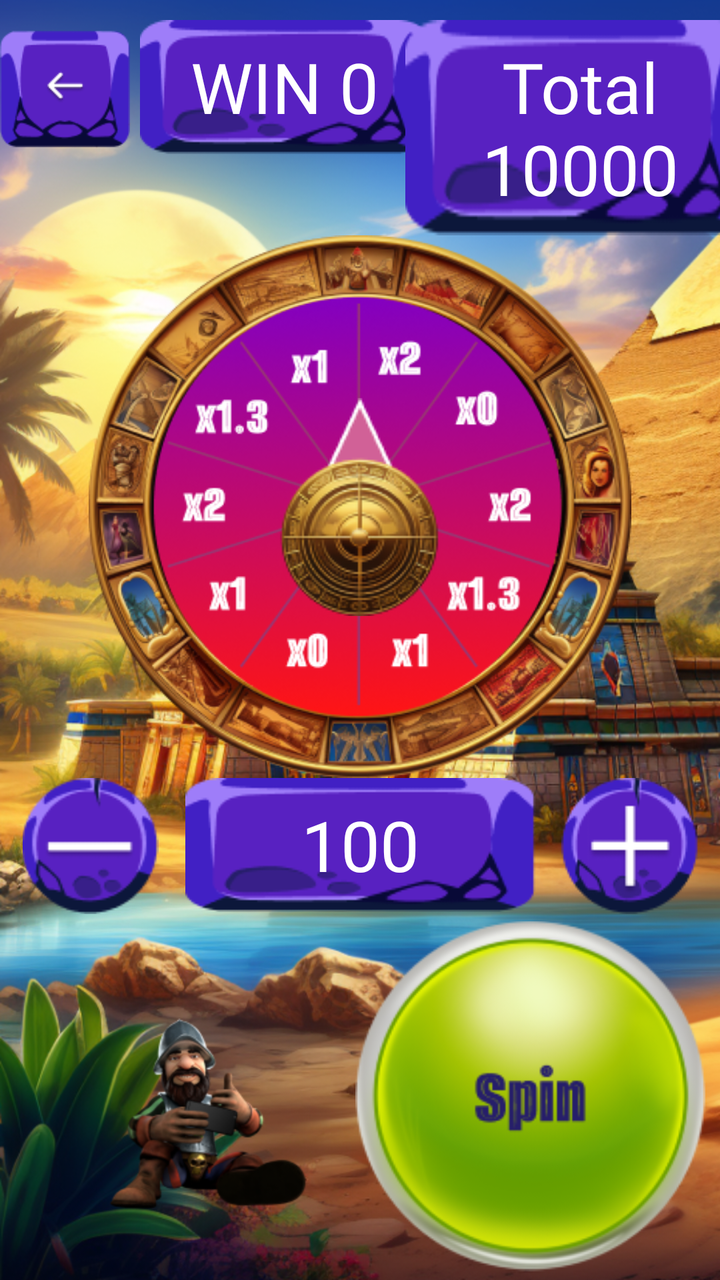
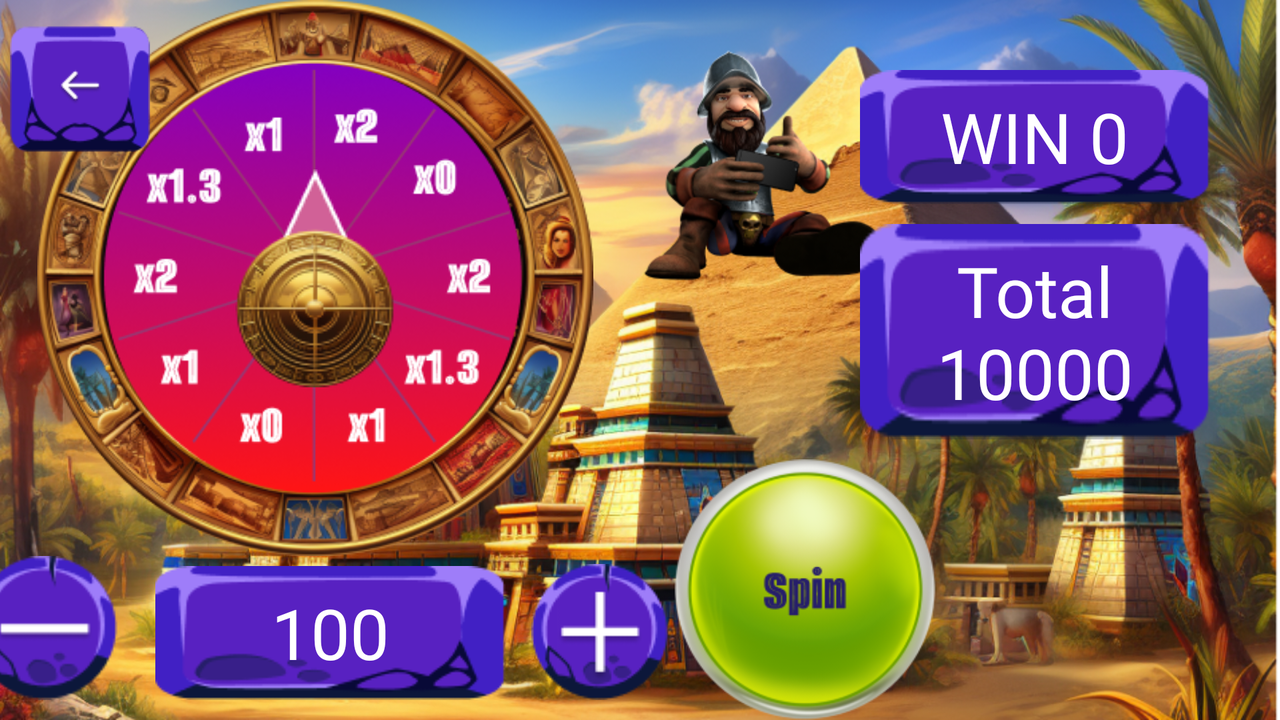

The same Android screen from two of the app's own layout files: first res/layout/ as a phone draws it, then the repository's variant for another configuration, drawn on a device whose configuration selects that folder. Both files follow.
<!-- AndroidManifest.xml: application theme Theme.PyramideLuck -->
<!-- res/layout/fragment_game_three.xml -->
<?xml version="1.0" encoding="utf-8"?>
<androidx.constraintlayout.widget.ConstraintLayout xmlns:android="http://schemas.android.com/apk/res/android"
    xmlns:app="http://schemas.android.com/apk/res-auto"
    xmlns:tools="http://schemas.android.com/tools"
    android:layout_width="match_parent"
    android:layout_height="match_parent"
    android:background="@drawable/background_three_game"
    tools:context=".ui.main.scene.games.GameThreeFragment">

    <androidx.constraintlayout.widget.ConstraintLayout
        android:id="@+id/status_game"
        android:layout_width="wrap_content"
        android:layout_height="0dp"
        app:layout_constraintEnd_toEndOf="parent"
        app:layout_constraintStart_toStartOf="parent"
        app:layout_constraintTop_toTopOf="parent">

        <ImageView
            android:id="@+id/btn_back"
            android:layout_width="@dimen/dp65"
            android:layout_height="0dp"
            android:clickable="true"
            android:contentDescription="@string/btn_back"
            android:focusable="true"
            android:src="@drawable/btn_back_second"
            app:layout_constraintStart_toStartOf="parent"
            app:layout_constraintTop_toTopOf="parent"
            tools:ignore="ImageContrastCheck" />

        <TextView
            android:id="@+id/text_win"
            android:layout_width="@dimen/dp145"
            android:layout_height="0dp"
            android:layout_marginStart="5dp"
            android:layout_marginTop="10dp"
            android:background="@drawable/text_background_three_game"
            android:fontFamily="@font/alumni_sans_inline_one"
            android:padding="@dimen/dp10"
            android:text="@string/title_win"
            android:textAlignment="center"
            android:textColor="@color/white"
            android:textSize="@dimen/size_textDescription"
            app:layout_constraintStart_toEndOf="@+id/btn_back"
            app:layout_constraintTop_toTopOf="parent" />

        <TextView
            android:id="@+id/text_total"
            android:layout_width="@dimen/dp175"
            android:layout_height="0dp"
            android:layout_marginStart="5dp"
            android:layout_marginTop="10dp"
            android:background="@drawable/text_background_three_game"
            android:fontFamily="@font/alumni_sans_inline_one"
            android:padding="@dimen/dp10"
            android:text="@string/title_total"
            android:textAlignment="center"
            android:textColor="@color/white"
            android:textSize="@dimen/size_textDescription"
            app:layout_constraintEnd_toEndOf="parent"
            app:layout_constraintStart_toEndOf="@+id/text_win"
            app:layout_constraintTop_toTopOf="parent" />

    </androidx.constraintlayout.widget.ConstraintLayout>

    <androidx.constraintlayout.widget.ConstraintLayout
        android:id="@+id/scene_wheel"
        android:layout_width="wrap_content"
        android:layout_height="0dp"
        app:layout_constraintBottom_toTopOf="@+id/control_game"
        app:layout_constraintEnd_toEndOf="parent"
        app:layout_constraintStart_toStartOf="parent"
        app:layout_constraintTop_toBottomOf="@+id/status_game">

        <ImageView
            android:id="@+id/wheel"
            android:layout_width="wrap_content"
            android:layout_height="wrap_content"
            android:layout_centerHorizontal="true"
            android:contentDescription="@string/wheel_scene"
            android:src="@drawable/drum"
            app:layout_constraintBottom_toBottomOf="parent"
            app:layout_constraintEnd_toEndOf="parent"
            app:layout_constraintStart_toStartOf="parent"
            app:layout_constraintTop_toTopOf="parent" />

        <ImageView
            android:id="@+id/arrow"
            android:layout_width="wrap_content"
            android:layout_height="wrap_content"
            android:layout_centerInParent="true"
            android:contentDescription="@string/arrow_scene"
            android:src="@drawable/drum_arrow"
            app:layout_constraintBottom_toBottomOf="@+id/wheel"
            app:layout_constraintEnd_toEndOf="parent"
            app:layout_constraintStart_toStartOf="@+id/wheel"
            app:layout_constraintTop_toTopOf="@+id/wheel" />
    </androidx.constraintlayout.widget.ConstraintLayout>

    <androidx.constraintlayout.widget.ConstraintLayout
        android:id="@+id/control_game"
        android:layout_width="wrap_content"
        android:layout_height="0dp"
        app:layout_constraintBottom_toBottomOf="parent"
        app:layout_constraintEnd_toEndOf="parent"
        app:layout_constraintStart_toStartOf="parent">

        <ImageView
            android:id="@+id/btn_minus"
            android:layout_width="@dimen/dp75"
            android:layout_height="0dp"
            android:clickable="true"
            android:contentDescription="@string/btn_minus"
            android:focusable="true"
            android:src="@drawable/btn_minus_three_game"
            app:layout_constraintStart_toStartOf="parent"
            app:layout_constraintTop_toTopOf="parent"
            tools:ignore="ImageContrastCheck" />

        <ImageView
            android:id="@+id/btn_plus"
            android:layout_width="@dimen/dp75"
            android:layout_height="0dp"
            android:layout_marginStart="10dp"
            android:clickable="true"
            android:contentDescription="@string/btn_exit"
            android:focusable="true"
            android:src="@drawable/btn_plus_three_game"
            app:layout_constraintStart_toEndOf="@+id/text_bid"
            app:layout_constraintTop_toTopOf="parent"
            tools:ignore="ImageContrastCheck" />

        <TextView
            android:id="@+id/text_bid"
            android:layout_width="@dimen/dp175"
            android:layout_height="0dp"
            android:layout_marginStart="10dp"
            android:background="@drawable/text_background_three_game"
            android:fontFamily="@font/alumni_sans_inline_one"
            android:padding="@dimen/dp10"
            android:text="@string/title_bid"
            android:textAlignment="center"
            android:textColor="@color/white"
            android:textSize="@dimen/size_textDescription"
            app:layout_constraintStart_toEndOf="@+id/btn_minus"
            app:layout_constraintTop_toTopOf="parent" />

        <ImageView
            android:id="@+id/btn_spin"
            android:layout_width="@dimen/dp175"
            android:layout_height="0dp"
            android:clickable="true"
            android:contentDescription="@string/btn_spin"
            android:focusable="true"
            android:src="@drawable/btn_spin_three_game"
            app:layout_constraintEnd_toEndOf="parent"
            app:layout_constraintTop_toBottomOf="@+id/text_bid"
            tools:ignore="ImageContrastCheck" />

    </androidx.constraintlayout.widget.ConstraintLayout>

</androidx.constraintlayout.widget.ConstraintLayout>
<!-- resources referenced by this layout -->
<resources>
  <color name="white">#FFFFFFFF</color>
  <dimen name="dp10">10dp</dimen>
  <dimen name="dp145">145dp</dimen>
  <dimen name="dp175">175dp</dimen>
  <dimen name="dp65">65dp</dimen>
  <dimen name="dp75">75dp</dimen>
  <dimen name="size_textDescription">35sp</dimen>
  <!-- drawable background_three_game: png bitmap (drawable, 852217 bytes) -->
  <!-- drawable btn_back_second: png bitmap (drawable, 3824 bytes) -->
  <!-- drawable btn_minus_three_game: png bitmap (drawable, 3845 bytes) -->
  <!-- drawable btn_plus_three_game: png bitmap (drawable, 4196 bytes) -->
  <!-- drawable btn_spin_three_game: png bitmap (drawable, 35349 bytes) -->
  <!-- drawable drum: png bitmap (drawable, 183197 bytes) -->
  <!-- drawable drum_arrow: png bitmap (drawable, 15360 bytes) -->
  <!-- drawable text_background_three_game: png bitmap (drawable, 3734 bytes) -->
  <string name="arrow_scene">arrow_scene</string>
  <string name="btn_back">btn_back</string>
  <string name="btn_exit">btn_exit</string>
  <string name="btn_minus">btn_minus</string>
  <string name="btn_spin">btn_spin</string>
  <string name="title_bid">100</string>
  <string name="title_total">Total 10000</string>
  <string name="title_win">WIN 0</string>
  <string name="wheel_scene">wheel_scene</string>
  <style name="Theme.PyramideLuck" parent="Theme.MaterialComponents.DayNight.NoActionBar">
          
          <item name="colorPrimary">@color/purple_500</item>
          <item name="colorPrimaryVariant">@color/purple_700</item>
          <item name="colorOnPrimary">@color/white</item>
          
          <item name="colorSecondary">@color/teal_200</item>
          <item name="colorSecondaryVariant">@color/teal_700</item>
          <item name="colorOnSecondary">@color/black</item>
          
          <item name="android:statusBarColor">?attr/colorPrimaryVariant</item>
          
          <item name="android:windowNoTitle">true</item>
          <item name="android:windowFullscreen">true</item>
      </style>
  <color name="purple_500">#FF6200EE</color>
  <color name="purple_700">#FF3700B3</color>
  <color name="teal_200">#FF03DAC5</color>
  <color name="teal_700">#FF018786</color>
  <color name="black">#FF000000</color>
</resources>
<!-- res/layout-land/fragment_game_three.xml (the repository's variant of the layout above) -->
<!-- drawn on the phone turned sideways -->
<?xml version="1.0" encoding="utf-8"?>
<androidx.constraintlayout.widget.ConstraintLayout xmlns:android="http://schemas.android.com/apk/res/android"
    xmlns:app="http://schemas.android.com/apk/res-auto"
    xmlns:tools="http://schemas.android.com/tools"
    android:layout_width="match_parent"
    android:layout_height="match_parent"
    android:background="@drawable/background_three_game_land"
    tools:context=".ui.main.scene.games.GameThreeFragment">

    <androidx.constraintlayout.widget.ConstraintLayout
        android:id="@+id/status_game"
        android:layout_width="wrap_content"
        android:layout_height="0dp"
        app:layout_constraintBottom_toBottomOf="parent"
        app:layout_constraintEnd_toEndOf="parent"
        app:layout_constraintTop_toTopOf="parent">

        <TextView
            android:id="@+id/text_win"
            android:layout_width="@dimen/dp175"
            android:layout_height="0dp"
            android:layout_marginTop="35dp"
            android:layout_marginEnd="35dp"
            android:background="@drawable/text_background_three_game"
            android:fontFamily="@font/alumni_sans_inline_one"
            android:padding="@dimen/dp10"
            android:text="@string/title_win"
            android:textAlignment="center"
            android:textColor="@color/white"
            android:textSize="@dimen/size_textDescription"
            app:layout_constraintEnd_toEndOf="parent"
            app:layout_constraintTop_toTopOf="parent" />

        <TextView
            android:id="@+id/text_total"
            android:layout_width="@dimen/dp175"
            android:layout_height="0dp"
            android:layout_marginTop="10dp"
            android:layout_marginEnd="35dp"
            android:background="@drawable/text_background_three_game"
            android:fontFamily="@font/alumni_sans_inline_one"
            android:padding="@dimen/dp10"
            android:text="@string/title_total"
            android:textAlignment="center"
            android:textColor="@color/white"
            android:textSize="@dimen/size_textDescription"
            app:layout_constraintEnd_toEndOf="parent"
            app:layout_constraintTop_toBottomOf="@+id/text_win" />

        <ImageView
            android:id="@+id/btn_spin"
            android:layout_width="@dimen/dp175"
            android:layout_height="0dp"
            android:layout_marginTop="10dp"
            android:layout_marginEnd="150dp"
            android:clickable="true"
            android:contentDescription="@string/btn_spin"
            android:focusable="true"
            android:src="@drawable/btn_spin_three_game"
            app:layout_constraintBottom_toBottomOf="parent"
            app:layout_constraintEnd_toEndOf="parent"
            app:layout_constraintTop_toBottomOf="@+id/text_total"
            tools:ignore="ImageContrastCheck" />

    </androidx.constraintlayout.widget.ConstraintLayout>

    <androidx.constraintlayout.widget.ConstraintLayout
        android:id="@+id/scene_wheel"
        android:layout_width="wrap_content"
        android:layout_height="0dp"
        app:layout_constraintBottom_toTopOf="@+id/control_game"
        app:layout_constraintEnd_toStartOf="@+id/status_game"
        app:layout_constraintStart_toStartOf="parent"
        app:layout_constraintTop_toTopOf="parent">

        <ImageView
            android:id="@+id/wheel"
            android:layout_width="wrap_content"
            android:layout_height="wrap_content"
            android:layout_centerHorizontal="true"
            android:contentDescription="@string/wheel_scene"
            android:src="@drawable/drum"
            app:layout_constraintBottom_toBottomOf="parent"
            app:layout_constraintEnd_toEndOf="parent"
            app:layout_constraintStart_toStartOf="parent"
            app:layout_constraintTop_toTopOf="parent" />

        <ImageView
            android:id="@+id/arrow"
            android:layout_width="wrap_content"
            android:layout_height="wrap_content"
            android:layout_centerInParent="true"
            android:contentDescription="@string/arrow_scene"
            android:src="@drawable/drum_arrow"
            app:layout_constraintBottom_toBottomOf="@+id/wheel"
            app:layout_constraintEnd_toEndOf="parent"
            app:layout_constraintStart_toStartOf="@+id/wheel"
            app:layout_constraintTop_toTopOf="@+id/wheel" />
    </androidx.constraintlayout.widget.ConstraintLayout>

    <androidx.constraintlayout.widget.ConstraintLayout
        android:id="@+id/control_game"
        android:layout_width="wrap_content"
        android:layout_height="0dp"
        android:layout_margin="@dimen/dp10"
        app:layout_constraintBottom_toBottomOf="parent"
        app:layout_constraintEnd_toStartOf="@+id/status_game"
        app:layout_constraintStart_toStartOf="parent">

        <ImageView
            android:id="@+id/btn_minus"
            android:layout_width="90dp"
            android:layout_height="72dp"
            android:clickable="true"
            android:contentDescription="@string/btn_minus"
            android:focusable="true"
            android:src="@drawable/btn_minus_three_game"
            app:layout_constraintBottom_toBottomOf="parent"
            app:layout_constraintStart_toStartOf="parent"
            tools:ignore="ImageContrastCheck" />

        <ImageView
            android:id="@+id/btn_plus"
            android:layout_width="@dimen/dp75"
            android:layout_height="0dp"
            android:layout_marginStart="10dp"
            android:clickable="true"
            android:contentDescription="@string/btn_exit"
            android:focusable="true"
            android:src="@drawable/btn_plus_three_game"
            app:layout_constraintBottom_toBottomOf="parent"
            app:layout_constraintStart_toEndOf="@+id/text_bid"
            tools:ignore="ImageContrastCheck" />

        <TextView
            android:id="@+id/text_bid"
            android:layout_width="@dimen/dp175"
            android:layout_height="0dp"
            android:layout_marginStart="10dp"
            android:background="@drawable/text_background_three_game"
            android:fontFamily="@font/alumni_sans_inline_one"
            android:padding="@dimen/dp10"
            android:text="@string/title_bid"
            android:textAlignment="center"
            android:textColor="@color/white"
            android:textSize="@dimen/size_textDescription"
            app:layout_constraintBottom_toBottomOf="parent"
            app:layout_constraintStart_toEndOf="@+id/btn_minus" />

    </androidx.constraintlayout.widget.ConstraintLayout>

    <ImageView
        android:id="@+id/btn_back"
        android:layout_width="@dimen/dp70"
        android:layout_height="0dp"
        android:layout_marginStart="5dp"
        android:clickable="true"
        android:contentDescription="@string/btn_back"
        android:focusable="true"
        android:src="@drawable/btn_back_second"
        app:layout_constraintStart_toStartOf="parent"
        app:layout_constraintTop_toTopOf="parent"
        tools:ignore="ImageContrastCheck" />

</androidx.constraintlayout.widget.ConstraintLayout>
<!-- resources referenced by the variant -->
<!-- as the phone turned sideways resolves them -->
<resources>
  <color name="white">#FFFFFFFF</color>
  <dimen name="dp10">10dp</dimen>
  <dimen name="dp175">175dp</dimen>
  <dimen name="dp70">70dp</dimen>
  <dimen name="dp75">75dp</dimen>
  <dimen name="size_textDescription">35sp</dimen>
  <!-- drawable background_three_game_land: png bitmap (drawable, 1005113 bytes) -->
  <!-- drawable btn_back_second: png bitmap (drawable, 3824 bytes) -->
  <!-- drawable btn_minus_three_game: png bitmap (drawable, 3845 bytes) -->
  <!-- drawable btn_plus_three_game: png bitmap (drawable, 4196 bytes) -->
  <!-- drawable btn_spin_three_game: png bitmap (drawable, 35349 bytes) -->
  <!-- drawable drum: png bitmap (drawable, 183197 bytes) -->
  <!-- drawable drum_arrow: png bitmap (drawable, 15360 bytes) -->
  <!-- drawable text_background_three_game: png bitmap (drawable, 3734 bytes) -->
  <string name="arrow_scene">arrow_scene</string>
  <string name="btn_back">btn_back</string>
  <string name="btn_exit">btn_exit</string>
  <string name="btn_minus">btn_minus</string>
  <string name="btn_spin">btn_spin</string>
  <string name="title_bid">100</string>
  <string name="title_total">Total 10000</string>
  <string name="title_win">WIN 0</string>
  <string name="wheel_scene">wheel_scene</string>
  <style name="Theme.PyramideLuck" parent="Theme.MaterialComponents.DayNight.NoActionBar">
          
          <item name="colorPrimary">@color/purple_500</item>
          <item name="colorPrimaryVariant">@color/purple_700</item>
          <item name="colorOnPrimary">@color/white</item>
          
          <item name="colorSecondary">@color/teal_200</item>
          <item name="colorSecondaryVariant">@color/teal_700</item>
          <item name="colorOnSecondary">@color/black</item>
          
          <item name="android:statusBarColor">?attr/colorPrimaryVariant</item>
          
          <item name="android:windowNoTitle">true</item>
          <item name="android:windowFullscreen">true</item>
      </style>
  <color name="purple_500">#FF6200EE</color>
  <color name="purple_700">#FF3700B3</color>
  <color name="teal_200">#FF03DAC5</color>
  <color name="teal_700">#FF018786</color>
  <color name="black">#FF000000</color>
</resources>
